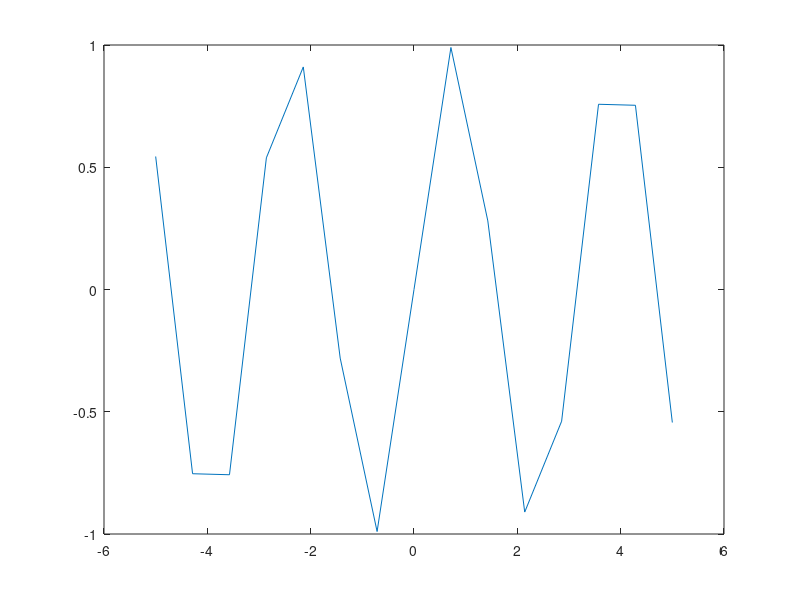

Source code (MATLAB): (Note: this script raises an error after producing the figure.)
% Data
x = linspace(-5,5,15);
fx = arrayfun(@(t) sin(2*t), x);
fDx = arrayfun(@(t) 2*cos(2*t), x);
n = 15;

plot(x,fx);
hold on;

% For every point, compute and plot the estimation
testX = linspace(-5,5,100);
for i = testX
    res = hermite(x,fx,fDx,n, i);

    plot(i, res, 'c*')
    hold on
end




